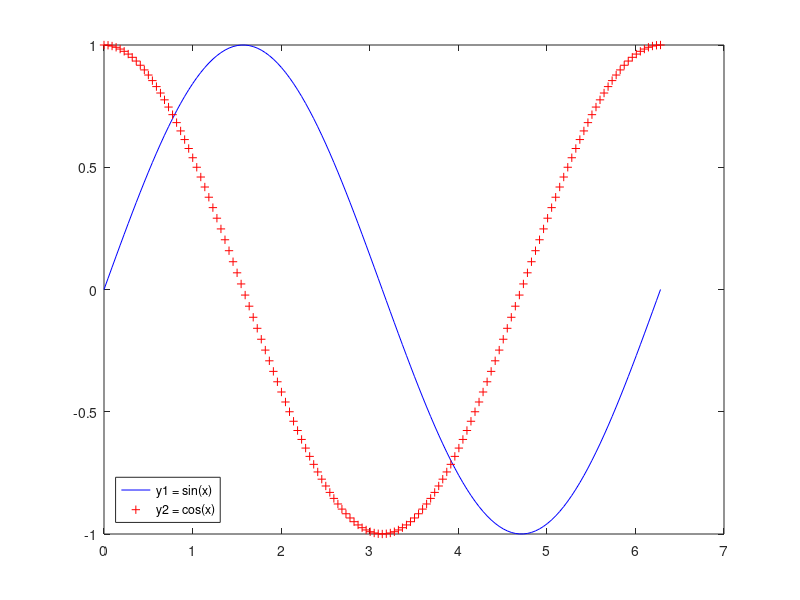

This chart was generated by the following MATLAB code:
x = 0:pi/69:2*pi;

y1 = sin(x);
y2 = cos(x);

plot(x,y1, 'b', x, y2, 'r+');

legend({'y1 = sin(x)','y2 = cos(x)'},'Location','southwest')
